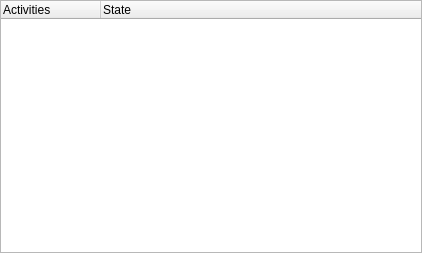
<?xml version="1.0" encoding="UTF-8"?>
<ui version="4.0">
 <class>ActivitiesConfig</class>
 <widget class="QWidget" name="ActivitiesConfig">
  <property name="geometry">
   <rect>
    <x>0</x>
    <y>0</y>
    <width>422</width>
    <height>253</height>
   </rect>
  </property>
  <layout class="QVBoxLayout" name="verticalLayout">
   <property name="margin">
    <number>0</number>
   </property>
   <item>
    <widget class="QTreeWidget" name="activities">
     <property name="rootIsDecorated">
      <bool>false</bool>
     </property>
     <property name="columnCount">
      <number>2</number>
     </property>
     <attribute name="headerVisible">
      <bool>true</bool>
     </attribute>
     <attribute name="headerDefaultSectionSize">
      <number>100</number>
     </attribute>
     <column>
      <property name="text">
       <string>Activities</string>
      </property>
     </column>
     <column>
      <property name="text">
       <string>State</string>
      </property>
     </column>
    </widget>
   </item>
  </layout>
 </widget>
 <resources/>
 <connections/>
</ui>
